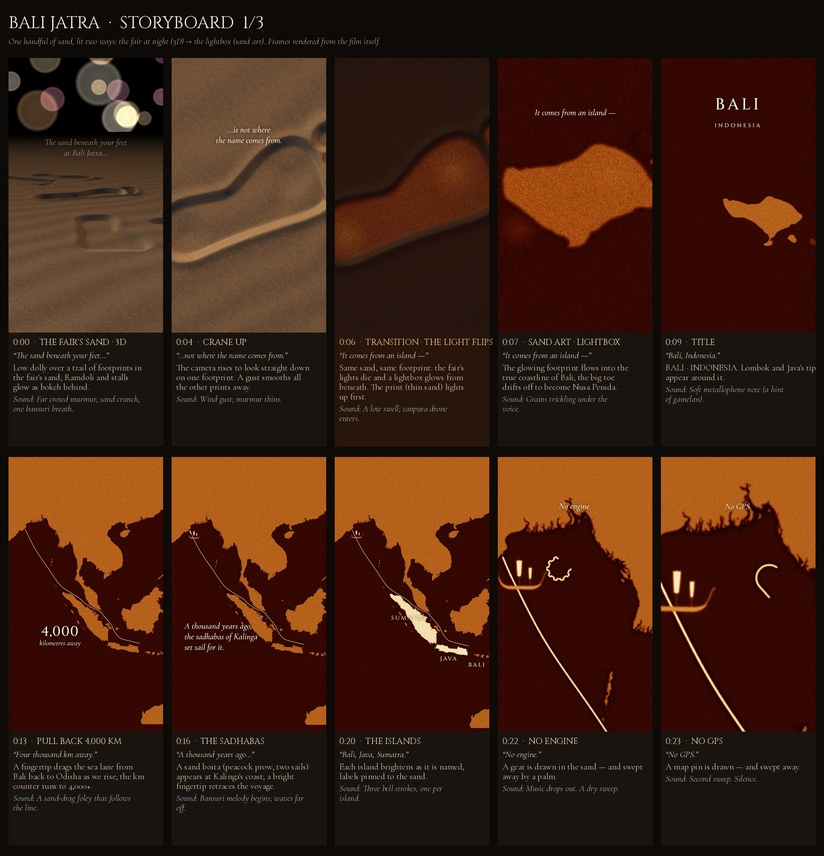
#> input picture projects/bali-yatra/STORYBOARD_1.jpg, 824 x 856 px, shrunk from 2132 x 2216 before the run
$ python grade.py ../../../projects/bali-yatra/STORYBOARD_1.jpg out.png
#> lines starting #> are read from the running program, lines starting #| are printed output that depends on the picture
#!/usr/bin/env python3
"""Cinematic post-grade: bloom, halation, split-tone, vignette, CA, grain.
Engine-agnostic - works on any RGB frame (Blender, Three.js, Manim ...)."""
import sys, numpy as np
from PIL import Image, ImageFilter

def arg(k, d):
#> called with k = 'bloom', d = 0.26
    for a in sys.argv[1:]:
        if a.startswith(k+"="): return a.split("=",1)[1]
    return d

SRC   = sys.argv[1]
DST   = sys.argv[2]
BLOOM = float(arg("bloom", 0.26))
BTHR  = float(arg("bthr",  0.72))
HALO  = float(arg("halo",  0.45))
VIG   = float(arg("vig",   0.30))
CONTR = float(arg("contrast", 0.14))
SAT   = float(arg("sat",   1.10))
WARM  = float(arg("warm",  0.055))
GRAIN = float(arg("grain", 0.014))
CA    = float(arg("ca",    0.0012))

def s2l(x): return np.where(x <= 0.04045, x/12.92, ((x+0.055)/1.055)**2.4)
def l2s(x):
    x = np.clip(x, 0, None)
    return np.where(x <= 0.0031308, x*12.92, 1.055*np.power(x, 1/2.4) - 0.055)

im = Image.open(SRC).convert("RGB")
#> im is the input picture: PIL image 824x856 RGB; mean R, G, B 62, 32, 17.9
W, H = im.size
#> W = 824; H = 856
a = np.asarray(im).astype(np.float32)/255.0
lin = s2l(a)

# ---------- bloom + halation (multi-scale, done in linear light) -------------
lum  = lin @ np.array([0.2126, 0.7152, 0.0722], np.float32)
mask = np.clip((lum - BTHR)/max(1e-5, 1.0-BTHR), 0, 1)[..., None] * lin
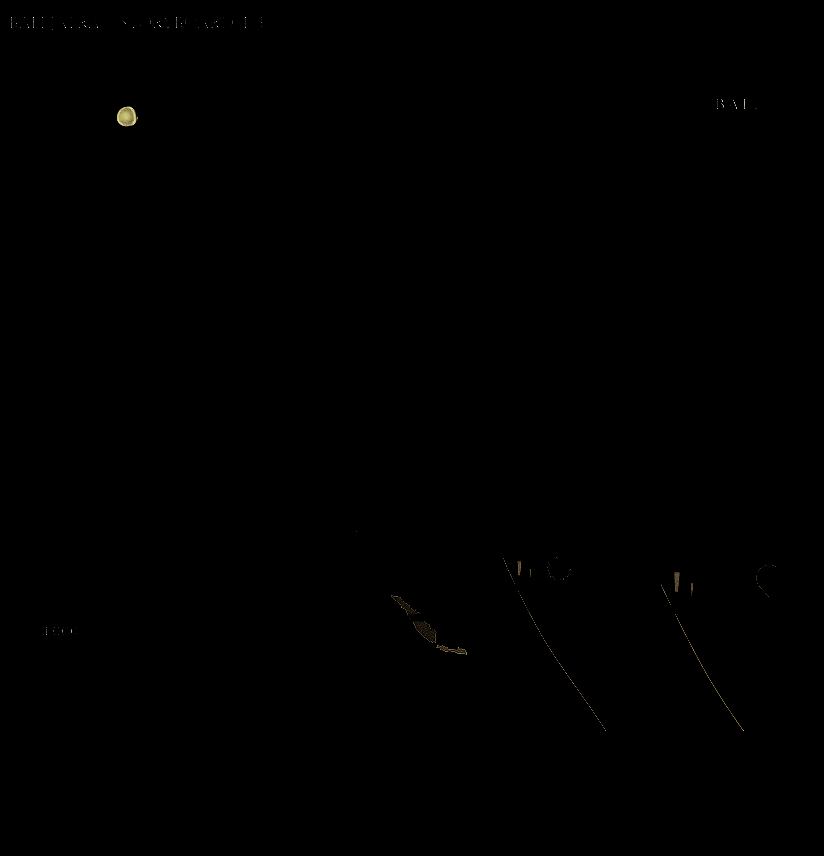
#> mask: shape (856, 824, 3) float32; mean R, G, B 0.000798, 0.000705, 0.000471
acc  = np.zeros_like(lin)
for rad, wt in ((W*0.004, 0.45), (W*0.016, 0.33), (W*0.055, 0.22)):
    mi = Image.fromarray((np.clip(l2s(mask), 0, 1)*255).astype(np.uint8))
    b  = mi.filter(ImageFilter.GaussianBlur(radius=max(1.0, rad)))
    acc += s2l(np.asarray(b).astype(np.float32)/255.0) * wt
#> acc: shape (856, 824, 3) float32; mean R, G, B 0.000191, 0.000176, 0.000124
# halation: bias the glow warm (red/orange), like light scattering in emulsion
tint = np.array([1.0 + HALO, 1.0 + HALO*0.33, 1.0 - HALO*0.30], np.float32)
#> tint = [1.45, 1.15, 0.865]
lin  = lin + acc * BLOOM * tint

out = np.clip(l2s(lin), 0, 1)

# ---------- chromatic aberration -------------------------------------------
if CA > 0:
    yy, xx = np.mgrid[0:H, 0:W].astype(np.float32)
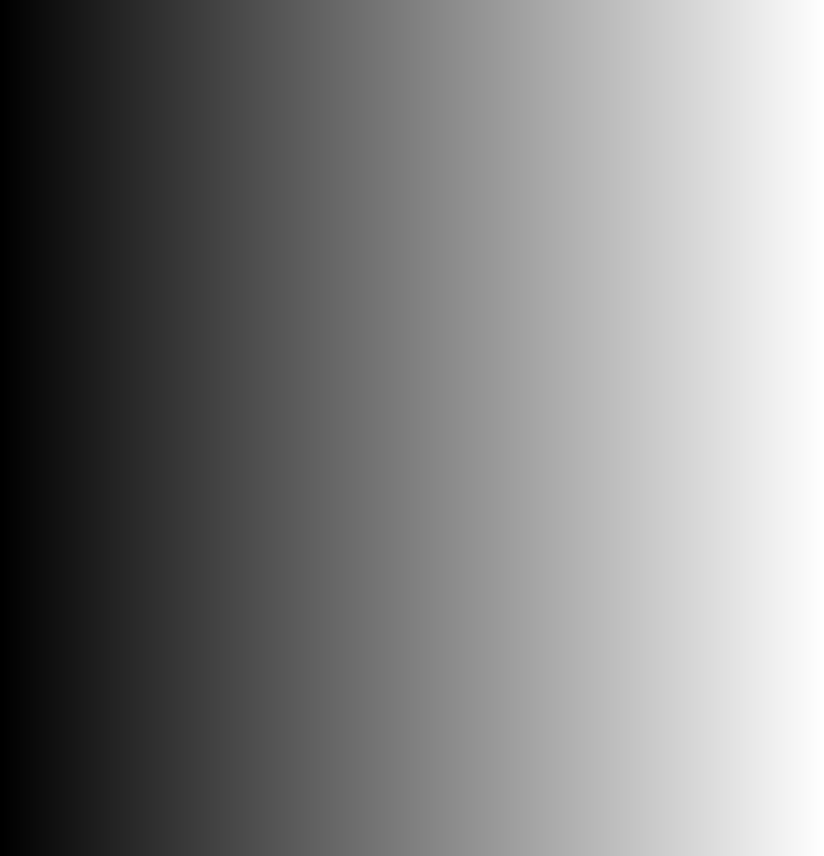
#> xx: shape (856, 824) float32; min 0, max 823, mean 411.5; drawn with min black and max white
    cx, cy = (W-1)/2.0, (H-1)/2.0
#> cx = 411.5; cy = 427.5
    def scale_ch(ch, k):
#> called with k = 0.0012
        sx = np.clip((xx-cx)*(1.0+k)+cx, 0, W-1)
        sy = np.clip((yy-cy)*(1.0+k)+cy, 0, H-1)
        return ch[sy.astype(np.int32), sx.astype(np.int32)]
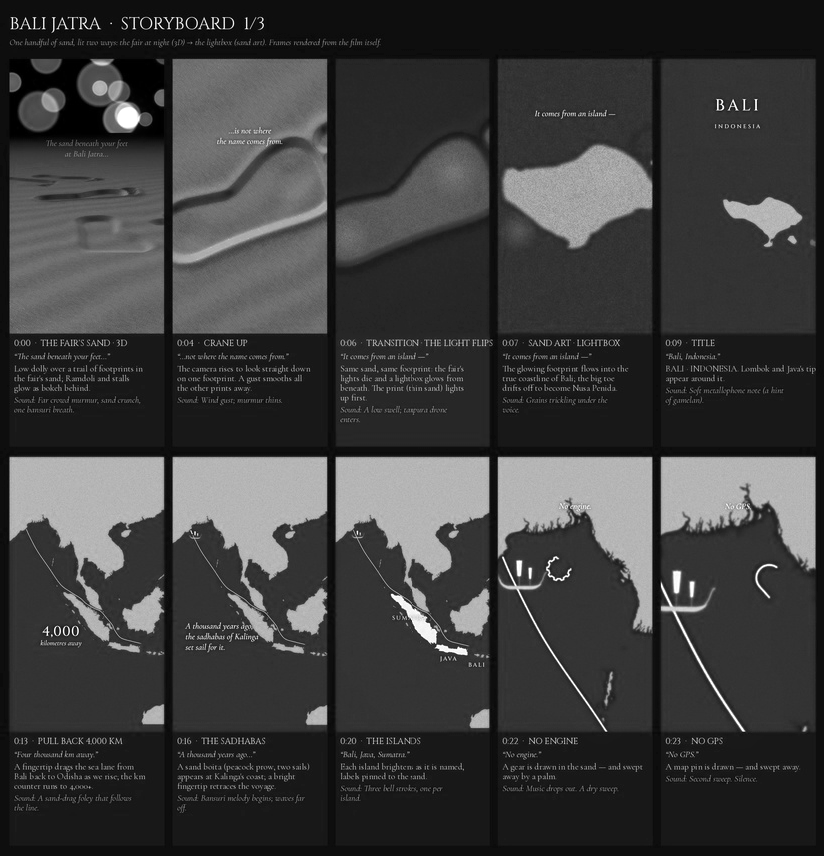
#> returned value: shape (856, 824) float32; min 0, max 1, mean 0.243
    out[...,0] = scale_ch(out[...,0],  CA)
    out[...,2] = scale_ch(out[...,2], -CA)

# ---------- filmic contrast + split tone ------------------------------------
out = np.clip((out - 0.5)*(1.0 + CONTR) + 0.5, 0, 1)
L = out @ np.array([0.2126, 0.7152, 0.0722], np.float32)
sh = (1.0 - L)[..., None]; hi = L[..., None]
#> after `sh = (1.0 - L)[..., None]`:
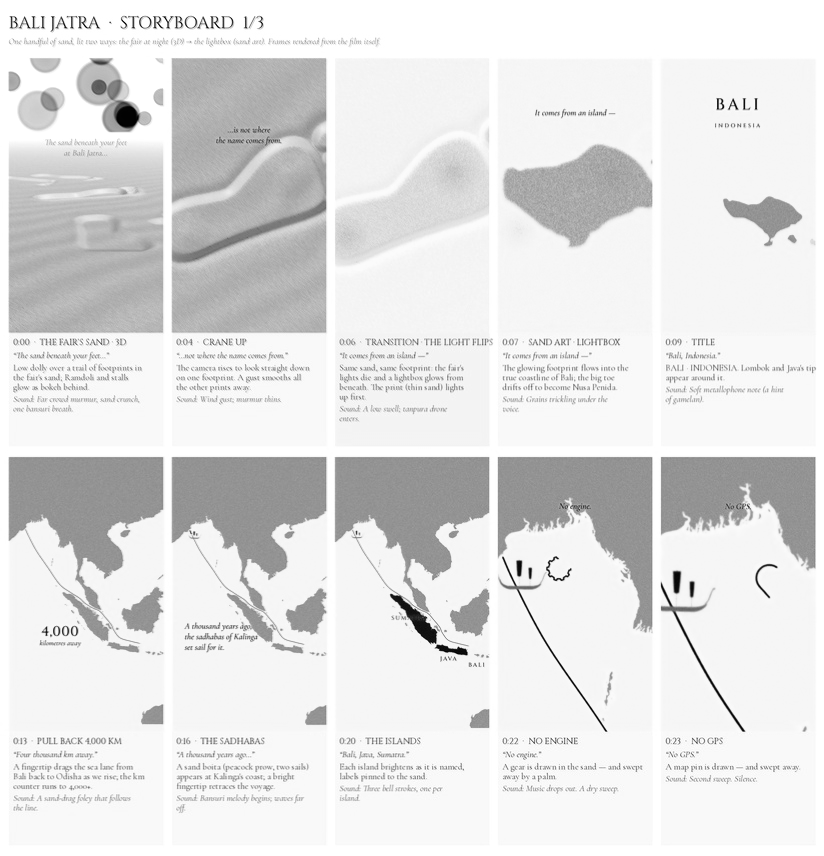
#> sh: shape (856, 824, 1) float32; min 0, max 1, mean 0.889
out = out + sh*np.array([-0.012, 0.004, 0.038], np.float32) \
          + hi*np.array([ WARM,  WARM*0.42, -WARM*0.60], np.float32)
g = (out @ np.array([0.2126,0.7152,0.0722], np.float32))[..., None]
out = np.clip(g + (out-g)*SAT, 0, 1)

# ---------- vignette --------------------------------------------------------
if VIG > 0:
    yy, xx = np.mgrid[0:H, 0:W].astype(np.float32)
    nx = (xx-(W-1)/2)/(W/2); ny = (yy-(H-1)/2)/(H/2)
    r  = np.sqrt(nx*nx + ny*ny)/1.4142
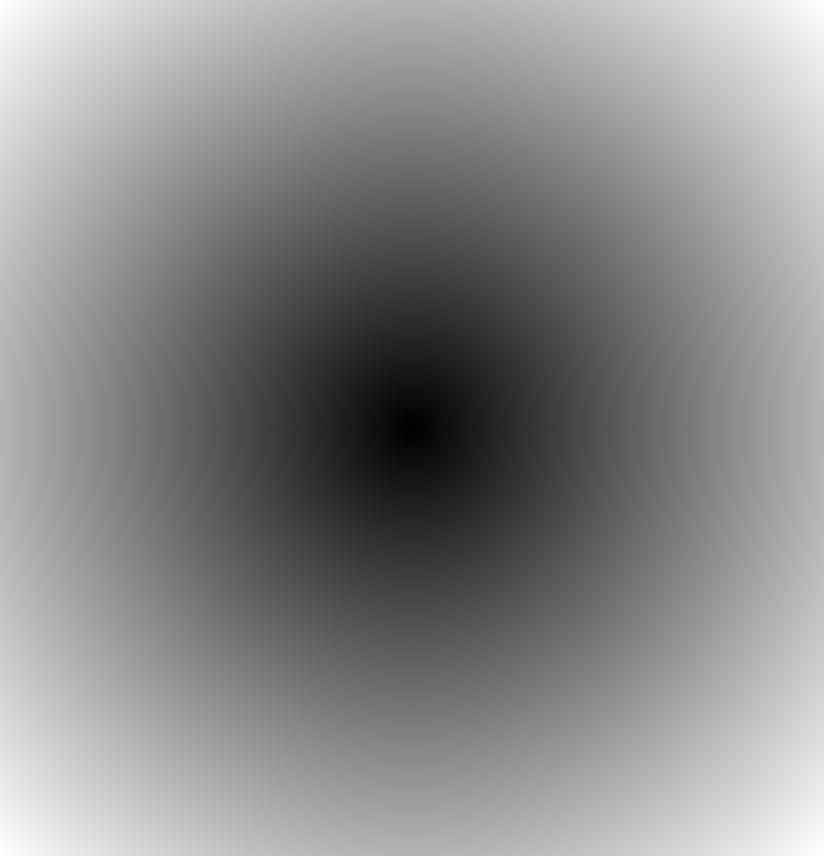
#> r: shape (856, 824) float32; min 0.00119, max 0.999, mean 0.541
    out *= (1.0 - VIG*np.clip(r, 0, 1)**2.1)[..., None]

# ---------- grain -----------------------------------------------------------
if GRAIN > 0:
    rng = np.random.default_rng(3)
    n = rng.normal(0, 1, (H, W, 1)).astype(np.float32)
    n = np.asarray(Image.fromarray(((n[...,0]*0.5+0.5)*255).clip(0,255).astype(np.uint8))
                   .filter(ImageFilter.GaussianBlur(0.6))).astype(np.float32)/255.0
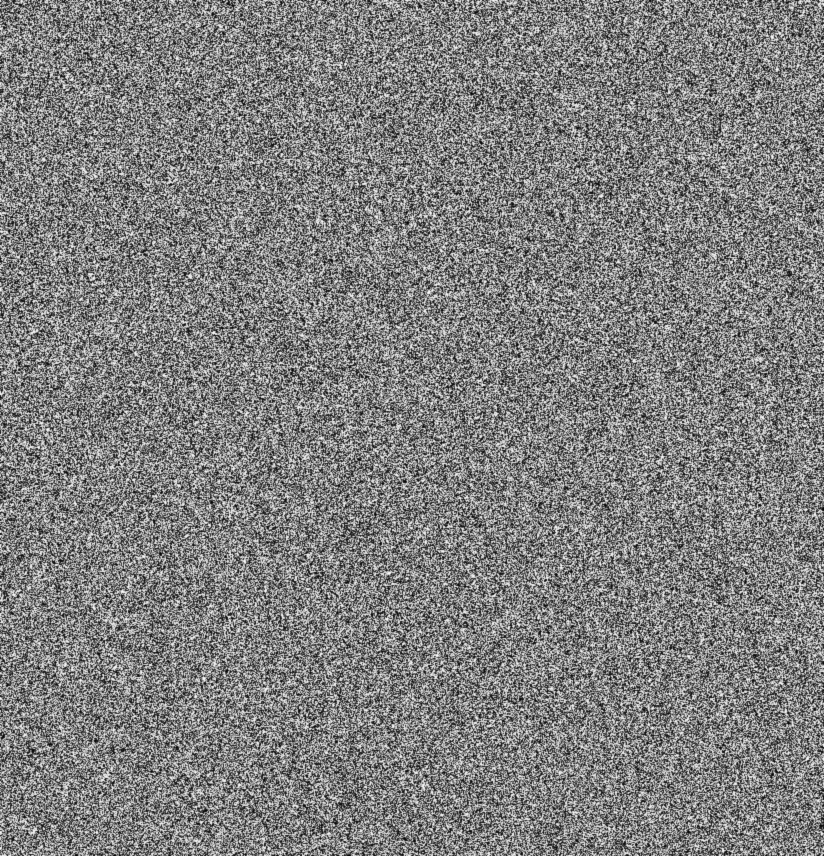
#> n: shape (856, 824) float32; min 0.00784, max 0.976, mean 0.499
    n = (n-0.5)[..., None]
#> n: shape (856, 824, 1) float32
    out = np.clip(out + n*GRAIN*(0.35+0.65*(1.0-out)), 0, 1)

Image.fromarray((out*255+0.5).astype(np.uint8)).save(DST, quality=96)
print("graded ->", DST)

$ run again, on projects/bali-yatra/STORYBOARD_3.jpg
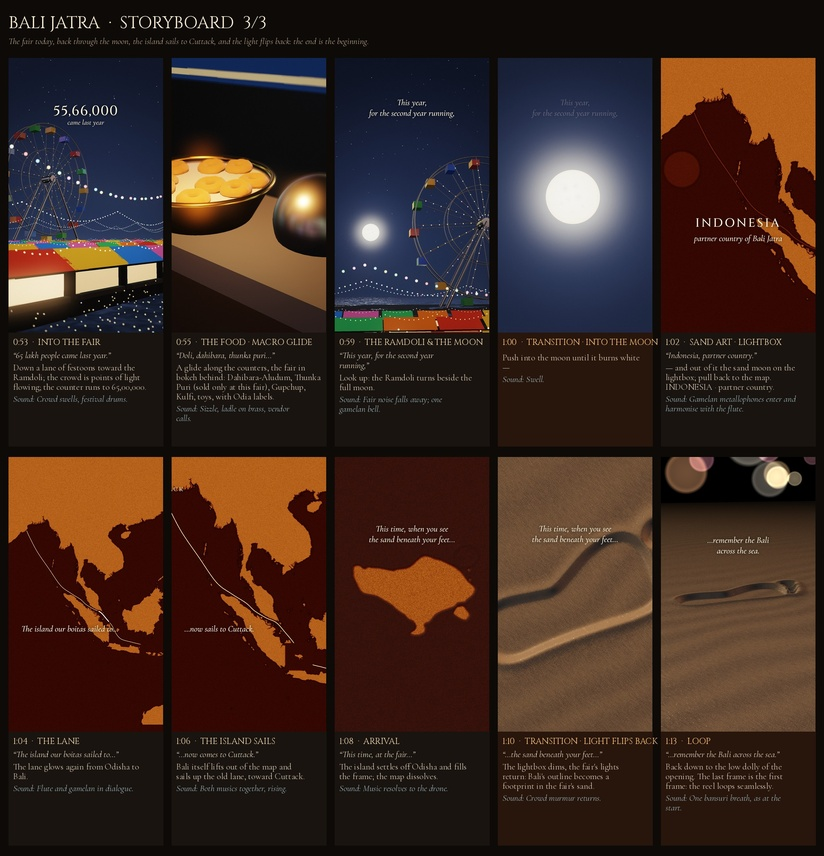
#> input picture projects/bali-yatra/STORYBOARD_3.jpg, 824 x 856 px, shrunk from 2132 x 2216 before the run
#> im is the input picture: PIL image 824x856 RGB; mean R, G, B 59.5, 40.1, 32.1
#> `mask = np.clip((lum - BTHR)/max(1e-5, 1.0-BTHR), 0, 1)[..., None] * lin`:
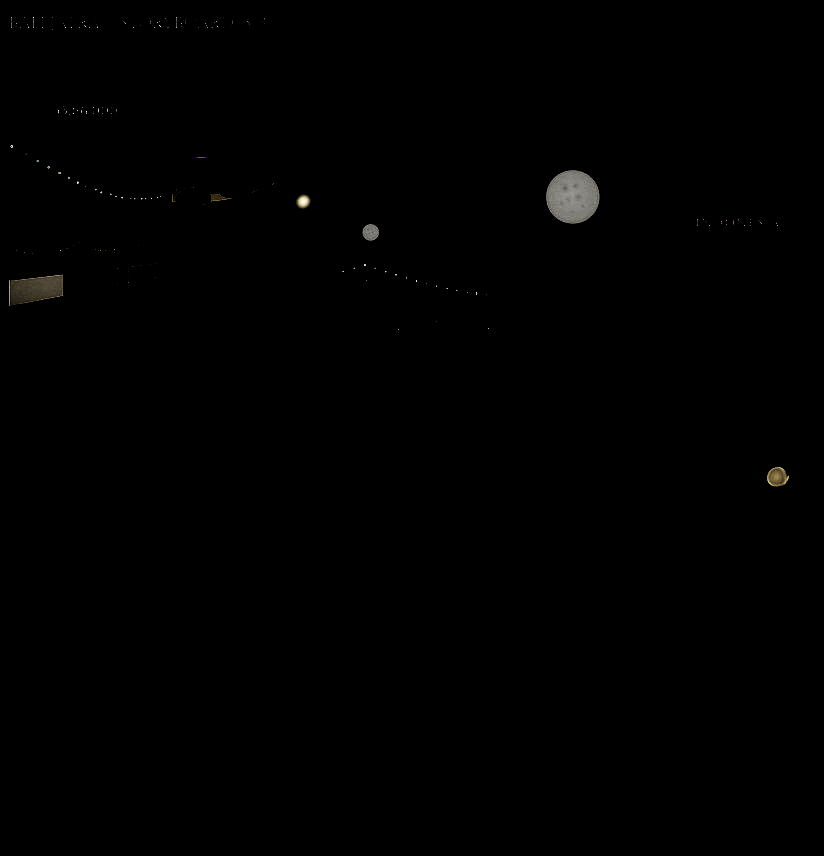
#> mask: shape (856, 824, 3) float32; mean R, G, B 0.00286, 0.00274, 0.0024
#> tint = [1.45, 1.15, 0.865]
#> `out *= (1.0 - VIG*np.clip(r, 0, 1)**2.1)[..., None]`:
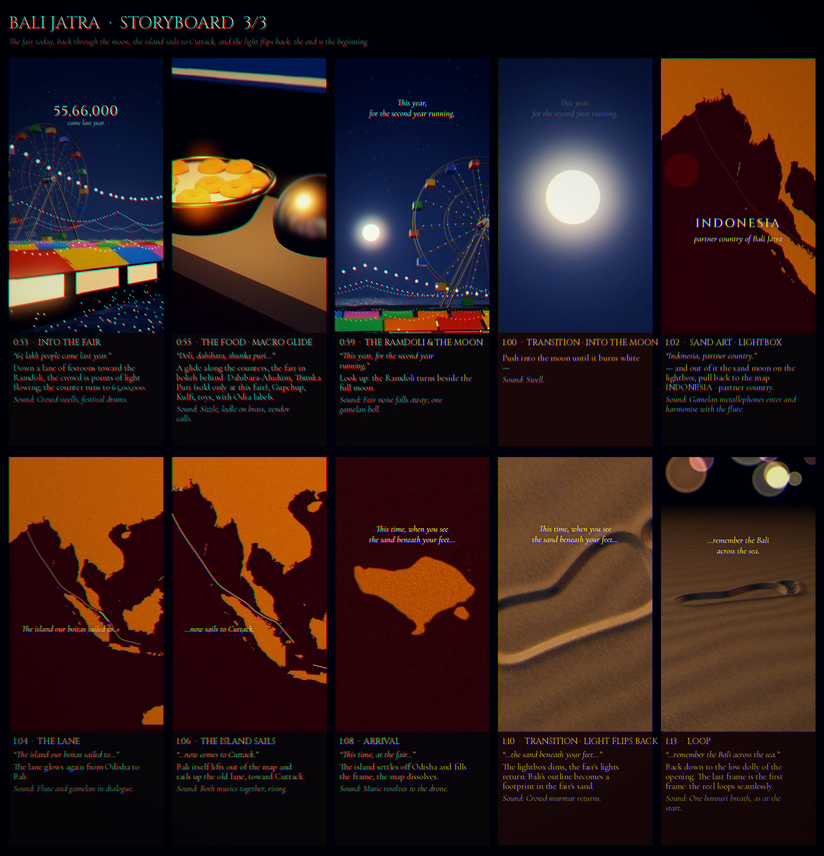
#> out: shape (856, 824, 3) float32; mean R, G, B 0.185, 0.113, 0.107
